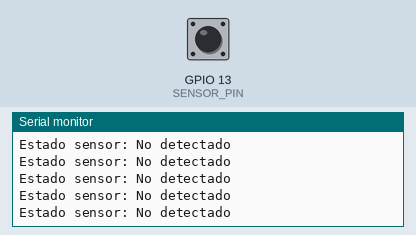
Simulated run of this sketch. Board: ESP32. On the bench: the last lines printed to the serial monitor. Inputs (shaded band) come from the test bench; at power-on: GPIO 13 (SENSOR_PIN) LOW. Nothing arrives over Bluetooth unless stated; a phone connects over Bluetooth LE 3 s after start.

Above: at 3.8 s.
3.9 s: GPIO 13 (SENSOR_PIN) driven HIGH
At 4.4 s:
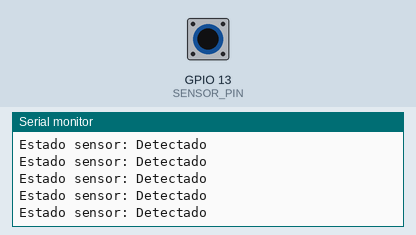
5.8 s: GPIO 13 (SENSOR_PIN) driven LOW
At 6.4 s:
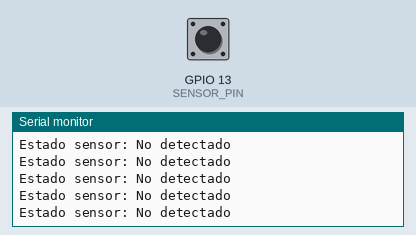

Measured:
- after the input at 3.9 s, the serial monitor: prints a new line after 0.05 s (image 1)

The sketch:

ESP32_Sensor_Code.ino
```cpp
#include <BLEDevice.h>
#include <BLEServer.h>
#include <BLEUtils.h>
#include <BLE2902.h>

// Definir el pin donde conectaremos la salida del sensor
#define SENSOR_PIN 13  // Ajusta este pin según tu conexión

// Estructura de datos del sensor
struct SensorData {
    bool detected;      // Estado de detección (true/false)
    uint32_t timestamp; // Timestamp en milisegundos
    uint8_t battery;    // Nivel de batería
} __attribute__((packed));

// UUIDs para el servicio BLE
#define SERVICE_UUID        "4fafc201-1fb5-459e-8fcc-c5c9c331914b"
#define CHARACTERISTIC_UUID "beb5483e-36e1-4688-b7f5-ea07361b26a8"

BLEServer* pServer = nullptr;
BLECharacteristic* pCharacteristic = nullptr;
bool deviceConnected = false;
bool oldDeviceConnected = false;
SensorData sensorData;

// Variables para el debouncing del sensor
unsigned long lastDebounceTime = 0;
unsigned long debounceDelay = 50;    // Ajusta según necesidades
bool lastSensorState = false;

class ServerCallbacks: public BLEServerCallbacks {
    void onConnect(BLEServer* pServer) {
        deviceConnected = true;
    };

    void onDisconnect(BLEServer* pServer) {
        deviceConnected = false;
    }
};

void setup() {
    Serial.begin(115200);

    // Configurar el pin del sensor como entrada
    pinMode(SENSOR_PIN, INPUT);

    // Crear dispositivo BLE
    BLEDevice::init("BRQM100_Sensor");
    pServer = BLEDevice::createServer();
    pServer->setCallbacks(new ServerCallbacks());

    // Crear servicio BLE
    BLEService *pService = pServer->createService(SERVICE_UUID);

    // Crear característica
    pCharacteristic = pService->createCharacteristic(
        CHARACTERISTIC_UUID,
        BLECharacteristic::PROPERTY_READ |
        BLECharacteristic::PROPERTY_NOTIFY
    );

    pCharacteristic->addDescriptor(new BLE2902());

    // Iniciar el servicio
    pService->start();

    // Iniciar advertising
    BLEAdvertising *pAdvertising = BLEDevice::getAdvertising();
    pAdvertising->addServiceUUID(SERVICE_UUID);
    pAdvertising->setScanResponse(true);
    pAdvertising->setMinPreferred(0x06);
    BLEDevice::startAdvertising();
}

void loop() {
    if (deviceConnected) {
        // Leer el sensor con debouncing
        bool reading = digitalRead(SENSOR_PIN);

        if (reading != lastSensorState) {
            lastDebounceTime = millis();
        }

        if ((millis() - lastDebounceTime) > debounceDelay) {
            // Actualizar datos del sensor
            sensorData.detected = reading;
            sensorData.timestamp = millis();
            sensorData.battery = getBatteryLevel();

            // Enviar datos
            pCharacteristic->setValue((uint8_t*)&sensorData, sizeof(SensorData));
            pCharacteristic->notify();

            // Debug por Serial
            Serial.print("Estado sensor: ");
            Serial.println(reading ? "Detectado" : "No detectado");
        }

        lastSensorState = reading;
    }

    // Manejar reconexión
    if (!deviceConnected && oldDeviceConnected) {
        delay(500);
        pServer->startAdvertising();
        oldDeviceConnected = deviceConnected;
    }
    if (deviceConnected && !oldDeviceConnected) {
        oldDeviceConnected = deviceConnected;
    }
}

uint8_t getBatteryLevel() {
    // Implementa la lógica de medición de batería si es necesario
    return 100;
} 
```
